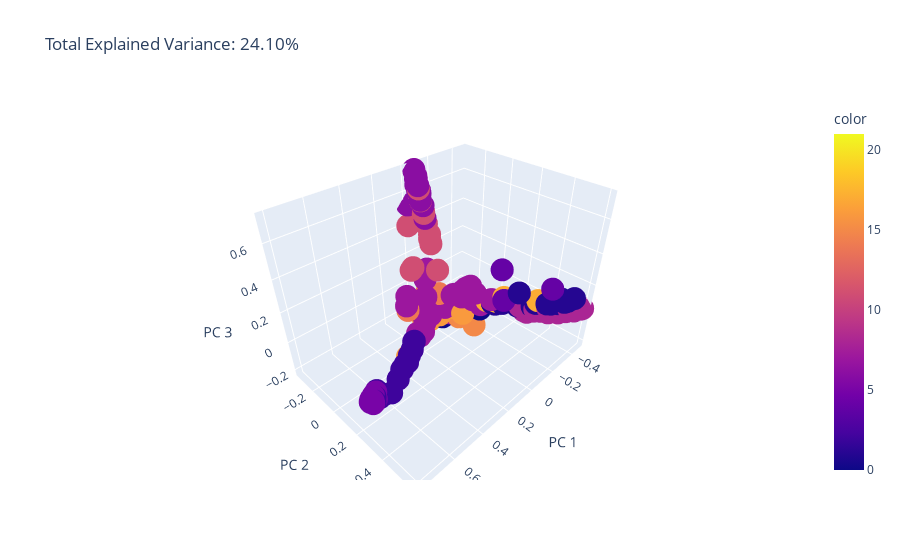

The notebook cell saved with this chart:
### Markdown cell above
PCA를 통한 3차원 시각화

### Code cell
pca = PCA(n_components=3)
components = pca.fit_transform(embedded_vector)

total_var = pca.explained_variance_ratio_.sum() * 100
import plotly.express as px
fig = px.colors.qualitative.swatches()
fig = px.scatter_3d(
    components, x=0, y=1, z=2, color=exploit.km_label,
    title=f'Total Explained Variance: {total_var:.2f}%',
    labels={'0': 'PC 1', '1': 'PC 2', '2': 'PC 3'},
    color_discrete_sequence=px.colors.qualitative.Dark24
)
fig.show()

### Figure 1 — Plotly figure (JSON) as saved in the notebook; plotly's stock layout.template omitted (floating-point values rounded to 4 significant figures; data arrays with more than 128 entries replaced by an {"elided": "..."} marker saying what was removed)
{"data": [{"hovertemplate": "PC 1=%{x}<br>PC 2=%{y}<br>PC 3=%{z}<br>color=%{marker.color}<extra></extra>", "legendgroup": "", "marker": {"color": {"elided": "4081 int values"}, "coloraxis": "coloraxis", "symbol": "circle"}, "mode": "markers", "name": "", "scene": "scene", "showlegend": false, "type": "scatter3d", "x": {"elided": "4081 float values"}, "y": {"elided": "4081 float values"}, "z": {"elided": "4081 float values"}}], "layout": {"coloraxis": {"colorbar": {"title": {"text": "color"}}, "colorscale": [[0, "#0d0887"], [0.1111, "#46039f"], [0.2222, "#7201a8"], [0.3333, "#9c179e"], [0.4444, "#bd3786"], [0.5556, "#d8576b"], [0.6667, "#ed7953"], [0.7778, "#fb9f3a"], [0.8889, "#fdca26"], [1, "#f0f921"]]}, "legend": {"tracegroupgap": 0}, "scene": {"domain": {"x": [0, 1], "y": [0, 1]}, "xaxis": {"title": {"text": "PC 1"}}, "yaxis": {"title": {"text": "PC 2"}}, "zaxis": {"title": {"text": "PC 3"}}}, "title": {"text": "Total Explained Variance: 24.10%"}}}
